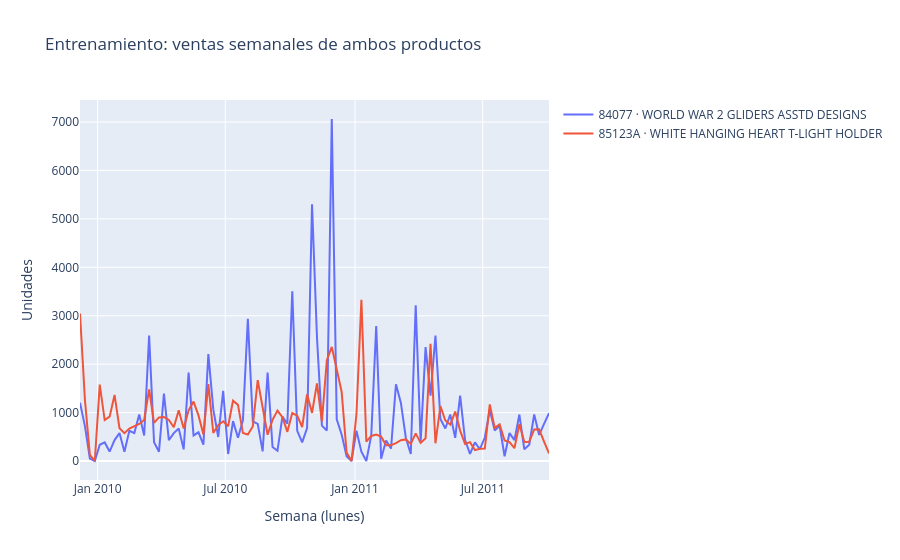

Source (notebook cell):
### Markdown cell above
### Reto 3 · Apartado A — Identificar el producto y describir su serie
Identifique el segundo SKU elegible, construya su serie con las mismas semanas completas y separe entrenamiento y test. Describa su comportamiento solo con el entrenamiento y compárelo con el primer producto (tabla y gráfico).

### Code cell
assert len(elegibles) >= 2, "Se necesita un segundo SKU elegible"
SKU2 = elegibles.loc[1, "StockCode"]
desc2 = uk.loc[uk["StockCode"] == SKU2, "Description"].dropna().astype(str).mode().iloc[0]
serie2 = (uk[uk["StockCode"] == SKU2].groupby("week")["Quantity"].sum()
          .reindex(semanas, fill_value=0).astype(float))
serie2.name = "unidades"
train2, test2 = serie2.loc[semanas_train], serie2.loc[semanas_test]
print("Segundo SKU:", SKU2, "·", desc2)

def describir(s):
    return {"unidades": s.sum(), "media": s.mean(), "mediana": s.median(), "desviación": s.std(),
            "CV (desv/media)": s.std() / s.mean(), "máximo": s.max(), "semanas en cero": int((s == 0).sum())}
r3_desc = pd.DataFrame({f"{SKU} (producto 1)": describir(train), f"{SKU2} (producto 2)": describir(train2)}).round(2)
display(r3_desc)

fig = go.Figure()
fig.add_trace(go.Scatter(x=train.index, y=train.values, name=f"{SKU} · {desc}"))
fig.add_trace(go.Scatter(x=train2.index, y=train2.values, name=f"{SKU2} · {desc2}"))
fig.update_layout(title="Entrenamiento: ventas semanales de ambos productos", xaxis_title="Semana (lunes)", yaxis_title="Unidades")
fig.show()
